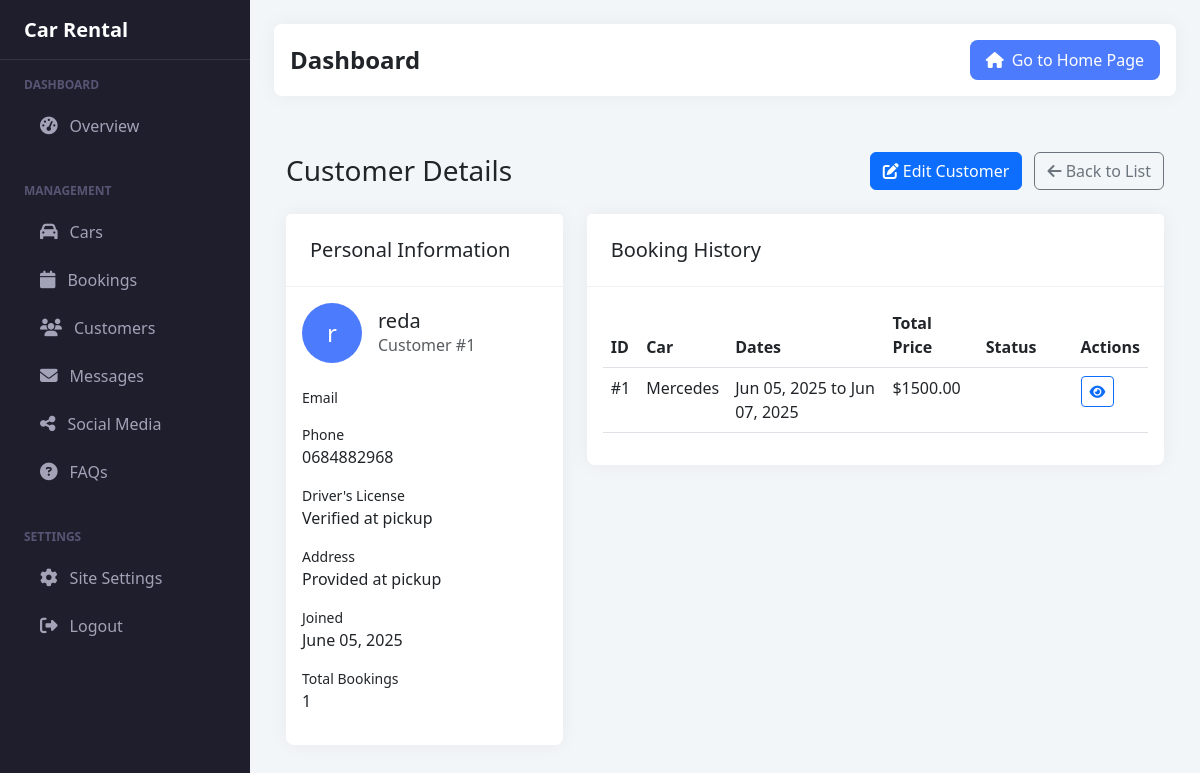
Screenshot of /dashboard/customers/1/view/ (signed in) with the database file from the repository.
### rentals/models.py (models this page shows, shortened)
class Customer(models.Model):
    user = models.OneToOneField(User, on_delete=models.CASCADE)
    phone = models.CharField(max_length=20)
    address = models.TextField()
    driver_license = models.CharField(max_length=50)
    created_at = models.DateTimeField(auto_now_add=True)

class Booking(models.Model):
    STATUS_CHOICES = [
        ('pending', 'Pending'),
        ('confirmed', 'Confirmed'),
        ('cancelled', 'Cancelled'),
        ('completed', 'Completed'),
    ]
    car = models.ForeignKey(Car, on_delete=models.CASCADE, related_name='bookings')
    customer = models.ForeignKey(Customer, on_delete=models.CASCADE, related_name='bookings')
    start_date = models.DateField()
    end_date = models.DateField()
    total_price = models.DecimalField(max_digits=10, decimal_places=2)
    status = models.CharField(max_length=20, choices=STATUS_CHOICES, default='pending')
    created_at = models.DateTimeField(auto_now_add=True)
    updated_at = models.DateTimeField(auto_now=True)
    notes = models.TextField(blank=True)
    class Meta:
        ordering = ['-created_at']

class Car(models.Model):
    TRANSMISSION_CHOICES = [
        ('automatic', 'Automatic'),
        ('manual', 'Manual'),
    ]
    FUEL_CHOICES = [
        ('gasoline', 'Gasoline'),
        ('diesel', 'Diesel'),
        ('electric', 'Electric'),
        ('hybrid', 'Hybrid'),
    ]
    STATUS_CHOICES = [
        ('available', 'Available'),
        ('rented', 'Rented'),
        ('maintenance', 'Under Maintenance'),
    ]
    name = models.CharField(max_length=100)
    brand = models.CharField(max_length=50)
    model = models.CharField(max_length=50)
    description = models.TextField(blank=True, help_text="Detailed description of the car")
    phone_number = models.CharField(max_length=20, blank=True, help_text="Contact phone number for this car")
    price_per_day = models.DecimalField(max_digits=8, decimal_places=2)
    availability_status = models.CharField(max_length=20, choices=STATUS_CHOICES, default='available')
    transmission = models.CharField(max_length=20, choices=TRANSMISSION_CHOICES)
    fuel_type = models.CharField(max_length=20, choices=FUEL_CHOICES)
    seats = models.PositiveIntegerField(validators=[MinValueValidator(2), MaxValueValidator(9)])
    doors = models.PositiveIntegerField(validators=[MinValueValidator(2), MaxValueValidator(5)])
    engine_specs = models.CharField(max_length=50, help_text="e.g., 1.8L, 2.0L Turbo")
    air_conditioning = models.BooleanField(default=True)
    mileage = models.PositiveIntegerField(help_text="Total mileage in km")
    color = models.CharField(max_length=30)
    featured = models.BooleanField(default=False, help_text="Show on homepage")
    rating = models.DecimalField(max_digits=3, decimal_places=2, default=0.00,
                               validators=[MinValueValidator(0), MaxValueValidator(5)])
    total_reviews = models.PositiveIntegerField(default=0)
    created_at = models.DateTimeField(auto_now_add=True)
    updated_at = models.DateTimeField(auto_now=True)
    class Meta:
        ordering = ['-created_at']

### rentals/views.py (the view)
# urls.py: path('dashboard/customers/<int:pk>/view/', views.admin_view_customer, name='admin_view_customer'),
@login_required
def admin_view_customer(request, pk):
    if not request.user.is_staff:
        return redirect('home')
    customer = get_object_or_404(Customer, pk=pk)
    bookings = Booking.objects.filter(customer=customer).order_by('-created_at')
    context = {
        'customer': customer,
        'bookings': bookings,
    }
    return render(request, 'rentals/admin/customer_detail.html', context)

### rentals/context_processors.py (called while the page is built)
def site_settings(request):
    return {
        'site_settings': SiteSettings.get_settings()
    }

def social_media_links(request):
    return {
        'social_media_links': SocialMedia.objects.filter(is_active=True)
    }

def faqs(request):
    return {
        'global_faqs': FAQ.objects.filter(is_active=True).order_by('order', 'id')[:5]
    }

### rentals/models.py (called while the page is built)
    @classmethod
    def get_settings(cls):
        return cls.objects.first() or cls.objects.create()

### templates/rentals/admin/customer_detail.html (shortened to what this page needs)
{% extends 'rentals/admin/base.html' %}
{% block content %}
<div class="container-fluid py-4">
    <div class="d-flex justify-content-between align-items-center mb-4">
        <h1 class="h3 mb-0">Customer Details</h1>
        <div>
            <a href="{% url 'admin_edit_customer' customer.id %}" class="btn btn-primary">
                <i class="fas fa-edit"></i> Edit Customer
            </a>
            <a href="{% url 'admin_customers_list' %}" class="btn btn-outline-secondary ms-2">
                <i class="fas fa-arrow-left"></i> Back to List
            </a>
        </div>
    </div>
    <div class="row">
        <div class="col-lg-4 mb-4">
            <div class="card">
                <div class="card-header">
                    <h5 class="mb-0">Personal Information</h5>
                </div>
                <div class="card-body">
                    <div class="d-flex align-items-center mb-4">
                        <div class="avatar-circle me-3">
                            <span class="initials">{{ customer.user.first_name|first }}{{ customer.user.last_name|first }}</span>
                        </div>
                        <div>
                            <h5 class="mb-0">{{ customer.user.get_full_name }}</h5>
                            <p class="text-muted mb-0">Customer #{{ customer.id }}</p>
                        </div>
                    </div>
                    <div class="customer-info">
                        <div class="info-item">
                            <span class="info-label">Email</span>
                        </div>
                        <div class="info-item">
                            <span class="info-label">Phone</span>
                            <span class="info-value">{{ customer.phone }}</span>
                        </div>
                        <div class="info-item">
                            <span class="info-label">Driver's License</span>
                            <span class="info-value">{{ customer.driver_license }}</span>
                        </div>
                        <div class="info-item">
                            <span class="info-label">Address</span>
                            <span class="info-value">{{ customer.address }}</span>
                        </div>
                        <div class="info-item">
                            <span class="info-label">Joined</span>
                            <span class="info-value">{{ customer.created_at|date:"F d, Y" }}</span>
                        </div>
                        <div class="info-item">
                            <span class="info-label">Total Bookings</span>
                            <span class="info-value">{{ bookings|length }}</span>
                        </div>
                    </div>
                </div>
            </div>
        </div>
        <div class="col-lg-8">
            <div class="card">
                <div class="card-header">
                    <h5 class="mb-0">Booking History</h5>
                </div>
                <div class="card-body">
                    {% if bookings %}
                    <div class="table-responsive">
                        <table class="table table-hover">
                            <thead>
                                <tr>
                                    <th>ID</th>
                                    <th>Car</th>
                                    <th>Dates</th>
                                    <th>Total Price</th>
                                    <th>Status</th>
                                    <th>Actions</th>
                                </tr>
                            </thead>
                            <tbody>
                                {% for booking in bookings %}
                                <tr>
                                    <td>#{{ booking.id }}</td>
                                    <td>{{ booking.car.name }}</td>
                                    <td>{{ booking.start_date|date:"M d, Y" }} to {{ booking.end_date|date:"M d, Y" }}</td>
                                    <td>${{ booking.total_price }}</td>
                                    <td>
                                        <span class="badge bg-{{ booking.status }}">
                                        </span>
                                    </td>
                                    <td>
                                        <a href="{% url 'admin_view_booking' booking.id %}" class="btn btn-sm btn-outline-primary">
                                            <i class="fas fa-eye"></i>
                                        </a>
                                    </td>
                                </tr>
                                {% endfor %}
                            </tbody>
                        </table>
                    </div>
                    {% else %}
                    <div class="text-center py-4">
                        <p class="text-muted mb-0">No bookings found for this customer</p>
                    </div>
                    {% endif %}
                </div>
            </div>
        </div>
    </div>
</div>
{% endblock %}

### templates/rentals/admin/base.html (style rules this page uses)
:root { --sidebar-width: 250px; --header-height: 60px; --primary-color: #4C7BFD; --sidebar-bg: #1E1E2D; --sidebar-color: #A2A3B7; --sidebar-hover: #2A2A3C; }
body { min-height: 100vh; background-color: #F3F6F9; }
.card { border: none; border-radius: 0.475rem; box-shadow: 0 0 20px rgba(0,0,0,0.05); }
.card-header { background: white; border-bottom: 1px solid #EFF2F5; padding: 1.5rem; }

### templates/rentals/admin/customer_detail.html (style rules this page uses)
.avatar-circle { width: 60px; height: 60px; background-color: var(--primary-color); border-radius: 50%; display: flex; align-items: center; justify-content: center; }
.initials { font-size: 24px; color: white; font-weight: 500; }
.customer-info { margin-top: 1.5rem; }
.info-item { display: flex; margin-bottom: 1rem; flex-direction: column; }
.info-label { color: var(--text-muted); font-size: 0.875rem; }
.info-value { font-weight: 500; }
.badge.bg-confirmed { background-color: var(--success); }

### rows the page displays
Customer: user.first_name|first "r", user.get_full_name "reda", id "1", phone "0684882968", driver_license "Verified at pickup", address "Provided at pickup", created_at "June 05, 2025"
Booking: id "1", car.name "Mercedes", start_date "Jun 05, 2025", end_date "Jun 07, 2025", total_price "1500.00"

### other values shown
{{ site_settings.site_name|default:"Car Rental" }} "Car Rental"
{{ bookings|length }} "1"
